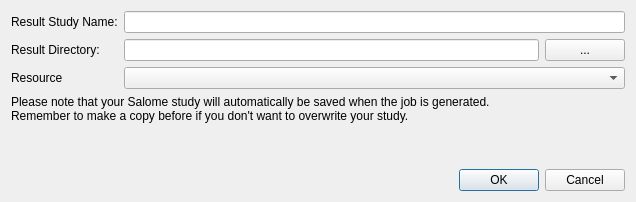
<?xml version="1.0" encoding="UTF-8"?>
<ui version="4.0">
 <class>GenJobDialog</class>
 <widget class="QDialog" name="GenJobDialog">
  <property name="geometry">
   <rect>
    <x>0</x>
    <y>0</y>
    <width>636</width>
    <height>202</height>
   </rect>
  </property>
  <property name="windowTitle">
   <string>Generate Job</string>
  </property>
  <layout class="QVBoxLayout" name="verticalLayout">
   <item>
    <layout class="QFormLayout" name="formLayout">
     <item row="0" column="0">
      <widget class="QLabel" name="label">
       <property name="text">
        <string>Result Study Name:</string>
       </property>
      </widget>
     </item>
     <item row="0" column="1">
      <widget class="QLineEdit" name="resultStudyLE"/>
     </item>
     <item row="1" column="0">
      <widget class="QLabel" name="label_2">
       <property name="text">
        <string>Result Directory:</string>
       </property>
      </widget>
     </item>
     <item row="1" column="1">
      <layout class="QHBoxLayout" name="horizontalLayout_2">
       <item>
        <widget class="QLineEdit" name="resultDirectoryLE">
         <property name="sizePolicy">
          <sizepolicy hsizetype="Expanding" vsizetype="Fixed">
           <horstretch>0</horstretch>
           <verstretch>0</verstretch>
          </sizepolicy>
         </property>
        </widget>
       </item>
       <item>
        <widget class="QPushButton" name="chooseResultDirectoryButton">
         <property name="text">
          <string>...</string>
         </property>
        </widget>
       </item>
      </layout>
     </item>
     <item row="2" column="0">
      <widget class="QLabel" name="label_3">
       <property name="text">
        <string>Resource</string>
       </property>
      </widget>
     </item>
     <item row="2" column="1">
      <widget class="QComboBox" name="resourceCB"/>
     </item>
    </layout>
   </item>
   <item>
    <widget class="QLabel" name="label_4">
     <property name="text">
      <string>Please note that your Salome study will automatically be saved when the job is generated.
Remember to make a copy before if you don't want to overwrite your study.</string>
     </property>
    </widget>
   </item>
   <item>
    <spacer name="verticalSpacer">
     <property name="orientation">
      <enum>Qt::Vertical</enum>
     </property>
     <property name="sizeHint" stdset="0">
      <size>
       <width>20</width>
       <height>43</height>
      </size>
     </property>
    </spacer>
   </item>
   <item>
    <layout class="QHBoxLayout" name="horizontalLayout">
     <item>
      <spacer name="horizontalSpacer">
       <property name="orientation">
        <enum>Qt::Horizontal</enum>
       </property>
       <property name="sizeHint" stdset="0">
        <size>
         <width>40</width>
         <height>20</height>
        </size>
       </property>
      </spacer>
     </item>
     <item>
      <widget class="QDialogButtonBox" name="dialogButtonBox">
       <property name="standardButtons">
        <set>QDialogButtonBox::Cancel|QDialogButtonBox::Ok</set>
       </property>
      </widget>
     </item>
    </layout>
   </item>
  </layout>
 </widget>
 <resources/>
 <connections/>
</ui>
